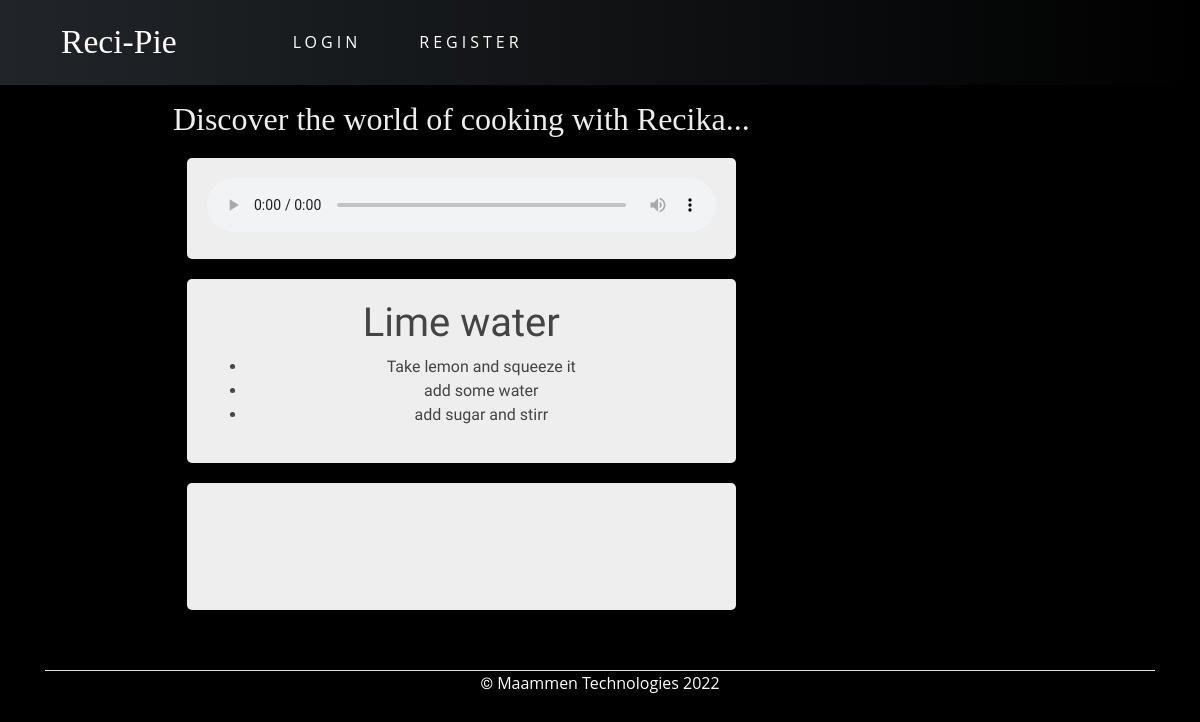
Page /play/196/ on the committed database.
### blog/models.py (models this page shows)
class Recipe(models.Model):
    name = models.CharField(max_length=200)
    date_posted = models.DateTimeField(default=timezone.now)
    author = models.ForeignKey(User, on_delete=models.CASCADE)

class RecipeInstruction(models.Model):
    r_id = models.ForeignKey(Recipe,on_delete=models.CASCADE)
    time_stamp = models.CharField(max_length=8)
    seq_no = models.IntegerField()
    instruction = models.CharField(max_length=200)
    class Meta:
        constraints = [
            models.UniqueConstraint(
                fields=['r_id', 'seq_no'], name='r_seq'
            )
        ]

### blog/views.py (the view)
# urls.py: path('play/<int:r_id>/',view=views.play,name="playss"),
def play(request,r_id):
    recipe = Recipe.objects.get(id=r_id)
    v_data = RecipeInstruction.objects.filter(r_id=r_id)
    v_data = list(v_data)
    v_data.sort(key=lambda x: x.seq_no)
    filename=converter(v_data)
    context={"filepath":"/media/"+filename,"instructions":v_data, "recipe":recipe}
    return render(request,"blog/play.html",context)

### services/google.py (called while the page is built)
def converter(v_data,language = 'en'):
    for i in v_data:
        instruction=i.instruction
        myobj = gTTS(text=instruction, lang=language, slow=False)
        name=str(i.r_id_id)+str(i.seq_no)
        myobj.save("media/"+name+".mp3")
    second_of_silence = AudioSegment.silent(duration=1000)
    recipe_voice = AudioSegment.from_mp3("media/"+str(v_data[0].r_id_id)+"1.mp3")
    first_instruction = v_data[0]
    v_data=v_data[1:]
    for i in v_data:
        voice = AudioSegment.from_mp3("media/"+str(i.r_id_id)+str(i.seq_no)+".mp3")
        hours,min,sec = [int( x ) for x in i.time_stamp.split(":")]
        milisec=(hours*3600+min*60+sec)*1000
        silence = AudioSegment.silent(duration=milisec)
        recipe_voice += silence+voice
    recipe_voice.export("media/recpie"+str(first_instruction.r_id_id)+".mp3")
    return "recpie"+str(first_instruction.r_id_id)+".mp3"

### blog/templates/blog/play.html (shortened to what this page needs)
{% extends 'blog/base.html' %}
{% load crispy_forms_tags %}
{% block content %}
<div class="main">
    <h2>Discover the world of cooking with Recika...</h2>
    <div class="container-audio">
        <audio controls  loop autoplay>
            <source src={{ filepath }} type="audio/mp3">
        </audio>
    </div>
    <div class="container-audio">
        <h1>{{recipe.name}}</h1>
        <ul>
            {% for i in instructions %}
                <li>
                    {{i.instruction}}
                </li>
            {% endfor  %}
        </ul>
    </div>
    <div class="container-audio">
        <div class="colum1">
            <div class="row"></div>
        </div>
        <div class="colum1">
            <div class="row"></div>
        </div>
        <div class="colum1">
            <div class="row"></div>
        </div>
        <div class="colum1">
            <div class="row"></div>
        </div>
        <div class="colum1">
            <div class="row"></div>
        </div>
        <div class="colum1">
            <div class="row"></div>
        </div>
        <div class="colum1">
            <div class="row"></div>
        </div>
        <div class="colum1">
            <div class="row"></div>
        </div>
        <div class="colum1">
            <div class="row"></div>
        </div>
        <div class="colum1">
            <div class="row"></div>
        </div>
        <div class="colum1">
            <div class="row"></div>
        </div>
        <div class="colum1">
            <div class="row"></div>
        </div>
        <div class="colum1">
            <div class="row"></div>
        </div>
    </div>
</div>
{% endblock content %}

### blog/static/blog/main.css (style rules this page uses)
.h1, h2, h3, h4, h5, h6, p { color: #212529; font-family: 'Open Sans', sans-serif; }

### blog/templates/blog/play.html (style rules this page uses)
* { font-family: 'Allerta', arial, Tahoma; box-sizing: border-box; }
body { background: black; position: center; text-align:center; color:#fff; }
h2 { color: #eee; font-family: cursive; }
.container-audio { width: 66%; height: auto; padding: 20px; border-radius: 5px; background-color: #eee; color: #444; margin: 20px auto; overflow: hidden; }
audio { width:100%; }
.container-audio .colum1 { width: 23px; height: 5em; border-radius: 5px; margin: 0 10px 0 0; display: inline-block; position: relative; }
.container-audio .colum1:last-child { margin: 0; }
.container-audio .colum1 .row { width: 100%; height: 100%; border-radius: 5px; background: linear-gradient(to up, #7700aa, #8800ff); position: absolute; -webkit-animation: Rofa 10s infinite ease-in-out; animation: Rofa 10s infinite ease-in-out; bottom: 0; }
.container-audio .colum1:nth-of-type(1) .row { -webkit-animation-delay: 3.99s; animation-delay: 3.99s; }
.container-audio .colum1:nth-of-type(2) .row { -webkit-animation-delay: 3.80s; animation-delay: 3.80s; }
.container-audio .colum1:nth-of-type(3) .row { -webkit-animation-delay: 3.70s; animation-delay: 3.70s; }
.container-audio .colum1:nth-of-type(4) .row { -webkit-animation-delay: 3.60s; animation-delay: 3.60s; }
.container-audio .colum1:nth-of-type(5) .row { -webkit-animation-delay: 3.50s; animation-delay: 3.50s; }
.container-audio .colum1:nth-of-type(6) .row { -webkit-animation-delay: 3.40s; animation-delay: 3.40s; }
.container-audio .colum1:nth-of-type(7) .row { -webkit-animation-delay: 3.30s; animation-delay: 3.30s; }
.container-audio .colum1:nth-of-type(8) .row { -webkit-animation-delay: 3.20s; animation-delay: 3.20s; }
.container-audio .colum1:nth-of-type(9) .row { -webkit-animation-delay: 3.10s; animation-delay: 3.10s; }
.container-audio .colum1:nth-of-type(10) .row { -webkit-animation-delay: 2.1s; animation-delay: 2.1s; }
.container-audio .colum1:nth-of-type(11) .row { -webkit-animation-delay: 2.1s; animation-delay: 2.1s; }
.container-audio .colum1:nth-of-type(12) .row { -webkit-animation-delay: 2.10s; animation-delay: 2.10s; }
.container-audio .colum1:nth-of-type(13) .row { -webkit-animation-delay: 2.20s; animation-delay: 2.20s; }

### rows in the picture
Recipe: name "Lime water"
RecipeInstruction: instruction "Take lemon and squeeze it"
RecipeInstruction: instruction "add some water"
RecipeInstruction: instruction "add sugar and stirr"
